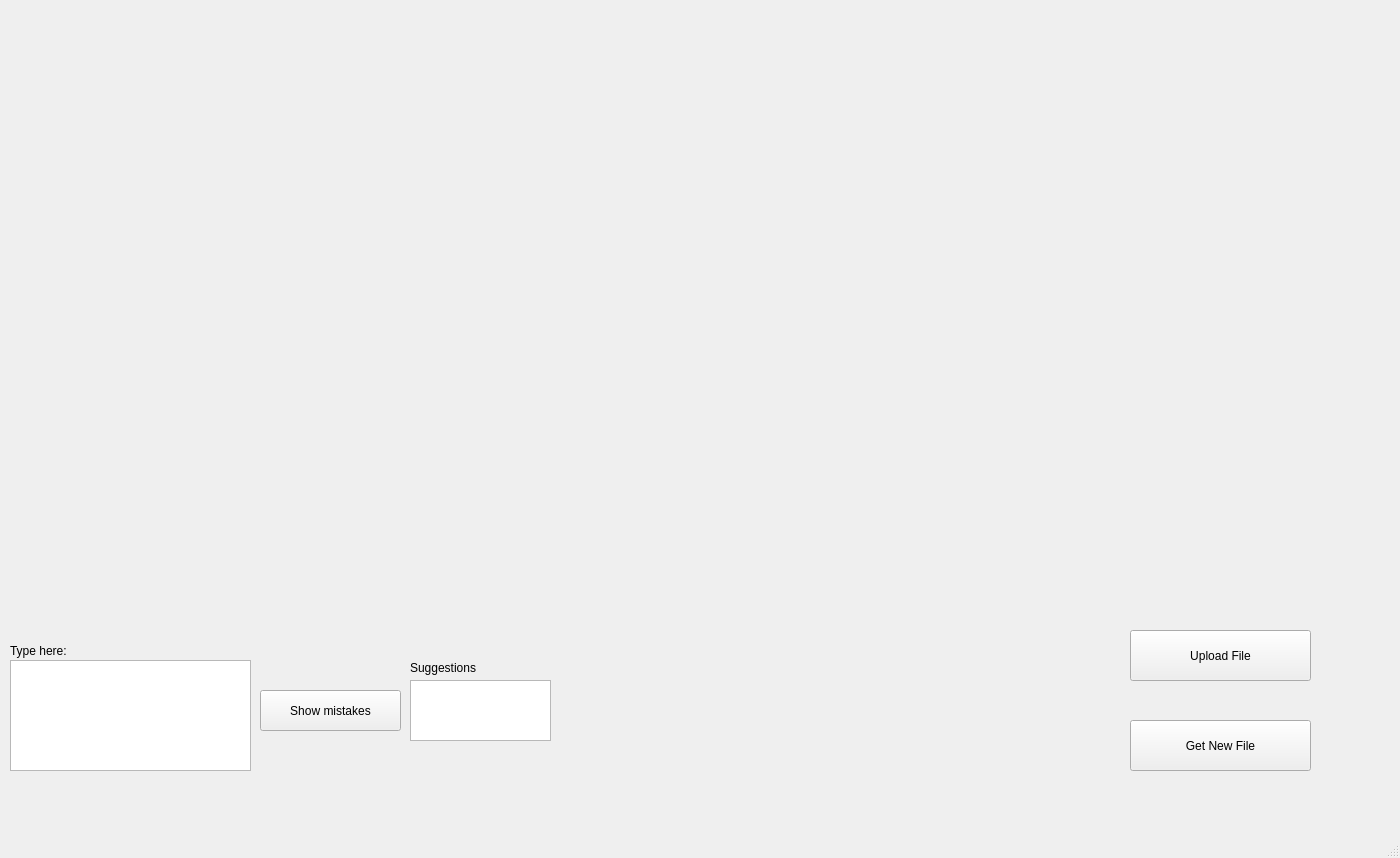
<?xml version="1.0" encoding="UTF-8"?>
<ui version="4.0">
 <class>MainWindow</class>
 <widget class="QMainWindow" name="MainWindow">
  <property name="geometry">
   <rect>
    <x>0</x>
    <y>0</y>
    <width>1400</width>
    <height>858</height>
   </rect>
  </property>
  <property name="minimumSize">
   <size>
    <width>1324</width>
    <height>0</height>
   </size>
  </property>
  <property name="windowTitle">
   <string>MainWindow</string>
  </property>
  <property name="styleSheet">
   <string notr="true"/>
  </property>
  <widget class="QWidget" name="centralwidget">
   <property name="styleSheet">
    <string notr="true"/>
   </property>
   <widget class="QPushButton" name="pushButton">
    <property name="geometry">
     <rect>
      <x>1130</x>
      <y>630</y>
      <width>181</width>
      <height>51</height>
     </rect>
    </property>
    <property name="autoFillBackground">
     <bool>false</bool>
    </property>
    <property name="styleSheet">
     <string notr="true">font: 13pt &quot;Segoe UI&quot;;

</string>
    </property>
    <property name="text">
     <string>Upload File</string>
    </property>
   </widget>
   <widget class="QTextEdit" name="textEdit">
    <property name="geometry">
     <rect>
      <x>10</x>
      <y>660</y>
      <width>241</width>
      <height>111</height>
     </rect>
    </property>
    <property name="styleSheet">
     <string notr="true"/>
    </property>
   </widget>
   <widget class="QPushButton" name="pushButton_2">
    <property name="geometry">
     <rect>
      <x>260</x>
      <y>690</y>
      <width>141</width>
      <height>41</height>
     </rect>
    </property>
    <property name="styleSheet">
     <string notr="true">font: 13pt &quot;Segoe UI&quot;;
</string>
    </property>
    <property name="text">
     <string>Show mistakes</string>
    </property>
   </widget>
   <widget class="QTextEdit" name="textEdit_2">
    <property name="geometry">
     <rect>
      <x>410</x>
      <y>680</y>
      <width>141</width>
      <height>61</height>
     </rect>
    </property>
   </widget>
   <widget class="QLabel" name="label">
    <property name="geometry">
     <rect>
      <x>410</x>
      <y>740</y>
      <width>171</width>
      <height>16</height>
     </rect>
    </property>
    <property name="text">
     <string/>
    </property>
   </widget>
   <widget class="QPushButton" name="pushButton_3">
    <property name="geometry">
     <rect>
      <x>1130</x>
      <y>720</y>
      <width>181</width>
      <height>51</height>
     </rect>
    </property>
    <property name="styleSheet">
     <string notr="true">font: 13pt &quot;Segoe UI&quot;;
</string>
    </property>
    <property name="text">
     <string>Get New File</string>
    </property>
   </widget>
   <widget class="QLabel" name="label_2">
    <property name="geometry">
     <rect>
      <x>10</x>
      <y>640</y>
      <width>91</width>
      <height>21</height>
     </rect>
    </property>
    <property name="text">
     <string>Type here:</string>
    </property>
   </widget>
   <widget class="QLabel" name="label_3">
    <property name="geometry">
     <rect>
      <x>410</x>
      <y>660</y>
      <width>91</width>
      <height>16</height>
     </rect>
    </property>
    <property name="text">
     <string>Suggestions</string>
    </property>
   </widget>
  </widget>
  <widget class="QMenuBar" name="menubar">
   <property name="geometry">
    <rect>
     <x>0</x>
     <y>0</y>
     <width>1400</width>
     <height>22</height>
    </rect>
   </property>
  </widget>
  <widget class="QStatusBar" name="statusbar"/>
 </widget>
 <tabstops>
  <tabstop>pushButton_2</tabstop>
  <tabstop>textEdit</tabstop>
  <tabstop>pushButton</tabstop>
 </tabstops>
 <resources/>
 <connections/>
</ui>
